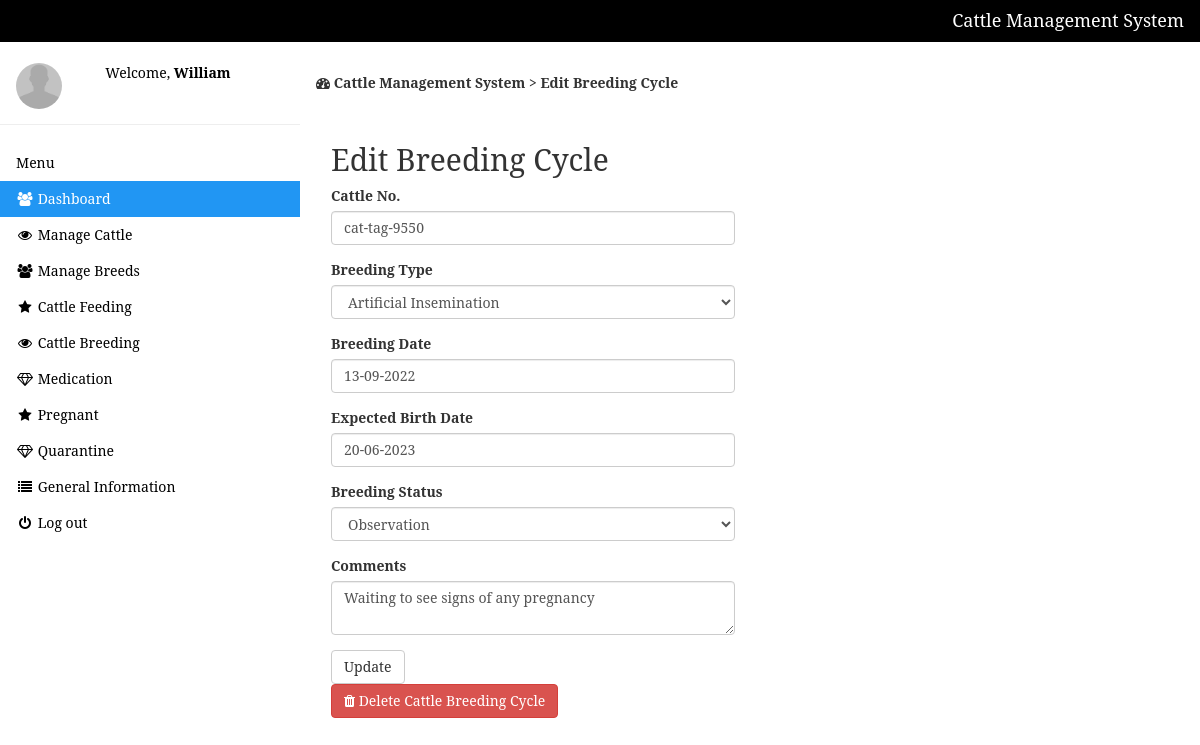
The page /edit-breeding.php?id=1 (signed in) on the database its author committed.
### tables this page shows
CREATE TABLE `breeding` (
  `id` int NOT NULL,
  `cattleno` varchar(50) NOT NULL,
  `type` varchar(50) NOT NULL,
  `expected_date` varchar(10) NOT NULL,
  `breed_date` varchar(50) NOT NULL,
  `breed_status` varchar(50) NOT NULL,
  `comments` text NOT NULL
);

### edit-breeding.php (the view, shortened to what this page needs)
<?php include 'setting/system.php'; ?>
<?php include 'theme/head.php'; ?>
<?php include 'theme/sidebar.php'; ?>
<?php
 if(!$_GET['id'] OR empty($_GET['id']) OR $_GET['id'] == '')
 {
 	header('location: breeding.php');
 }else{
 	$cattleno = $type = $expecteddate = $breeddate = $breedstatus = $comments = "";
 	$id = (int)$_GET['id'];
 	$query = $db->query("SELECT * FROM breeding WHERE id = '$id' ");
 	$fetchObj = $query->fetchAll(PDO::FETCH_OBJ);
 	foreach($fetchObj as $obj){
       $cattleno = $obj->cattleno;
       $type = $obj->type;
	   $expecteddate = $obj->expected_date;
	   $breeddate = $obj->breed_date;
	   $breedstatus = $obj->breed_status;
	   $comments = $obj->comments;
 	}
 }
?>
<div class="w3-main" style="margin-left:300px;margin-top:43px;">
  <header class="w3-container" style="padding-top:22px">
    <h5><b><i class="fa fa-dashboard"></i> Cattle Management System > Edit Breeding Cycle</b></h5>
  </header>
<div class="w3-container" style="padding-top:22px">
 <div class="w3-row">
 	<div class="col-md-6">
 		<h2>Edit Breeding Cycle</h2>
	 	<form method="post">
	 		<div class="form-group">
	 			<label class="control-label">Cattle No.</label>
	 			<input type="text" name="cattleno" class="form-control" value="<?php echo $cattleno; ?>">
	 		</div>
	 		<div class="form-group">
	 			<label class="control-label">Breeding Type</label>
                 <select name="type" class="form-control">
	 				<option hidden value="<?php echo $type; ?>" ><?php echo $type ?></option>
	 			</select>
	 		</div>
	 		<div class="form-group date" data-provide="datepicker">
	 			<label class="control-label">Breeding Date</label>
	 			<input type="text" name="breed_date" class="form-control" value="<?php echo $breeddate; ?>">
	 		</div>
	 		<div class="form-group date" data-provide="datepicker">
	 			<label class="control-label">Expected Birth Date</label>
	 			<input type="text" name="expected_date" class="form-control" value="<?php echo $expecteddate; ?>">
	 		</div>
             <div class="form-group">
	 			<label class="control-label">Breeding Status</label>
                 <select name="breed_status" class="form-control">
	 				<option hidden value="<?php echo $breedstatus; ?>" ><?php echo $breedstatus; ?></option>
	 			</select>
	 		</div>
	 		<div class="form-group">
	 			<label class="control-label">Comments</label>
	 			<textarea class="form-control" name="comments"><?php echo $comments; ?></textarea>
	 		</div>
	 		<button name="submit" type="submit" name="submit" class="btn btn-sn btn-default">Update</button>
	 	</form>
 	<a class="btn btn-danger btn-md" onclick="return confirm('Continue delete cattle breeding cycle ?')" href="deletes.php?id=<?php echo $id ?>"><i class="fa fa-trash"></i> Delete Cattle Breeding Cycle</a>
 </div>
</div>
</div>
</div>

### theme/head.php (style rules this page uses)
body { font-family: 'Serif'; background-color: #FFFFFF; }

### rows shown on the page
breeding: cattleno "cat-tag-9550", type "Artificial Insemination", breed_date "13-09-2022", expected_date "20-06-2023", breed_status "Observation", comments "Waiting to see signs of any pregnancy"

### other values the page prints
NAME_ "Cattle Management System"
$_SESSION['user'] "William"
